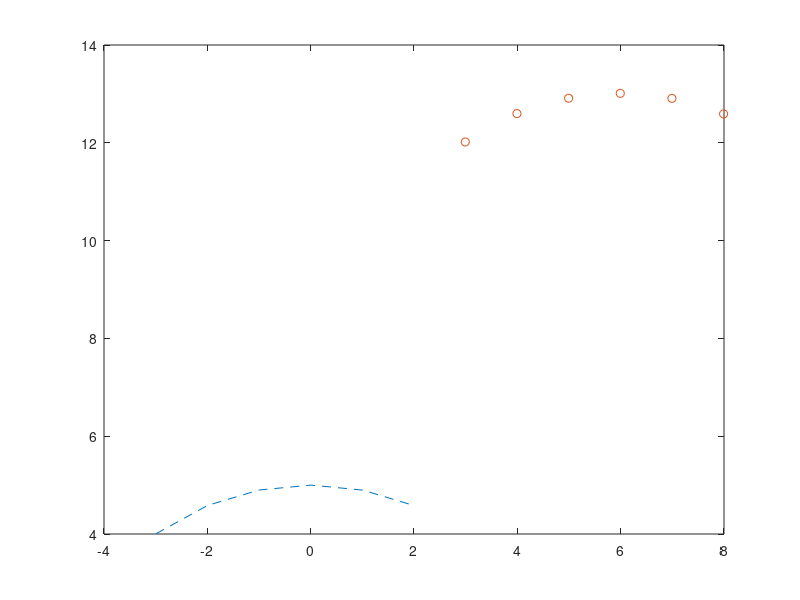

The MATLAB script that drew this image:
clear
clc
%% input
R1=input('Enter radius-01 : ');
R2=input('Enter radius-02 : ');
I1=input('Enter deflection angle(degree)-01 : ');
I2=input('Enter deflection angle(degree)-02 : ');

%% defining parameter
LC1=2*R1*sin(I1/2);
LC2=2*R2*sin(I2/2);
M1=R1*(1-cos(I1/2));
M2=R2*(1-cos(I2/2));

%% Fixing Co-ordinate
n=10;
x=zeros(1,n);
xx=zeros(1,n);
%y1=zeros(1,n);
x(1)=-LC1/2;
x(n)= LC1/2;
x=x(1):x(n);
y1=sqrt(R1^2-x.^2);
plot(x,y1,'--')
hold on

x(1)=LC1/2;
x(n)=LC1/2+LC2;

x=x(1):x(n);
y2=sqrt(R2^2-(x-(LC1+LC2)/2).^2)-(R1+R2-M1-M2);

%plot(x,y1)
%hold on
plot(x,y2,'o');





